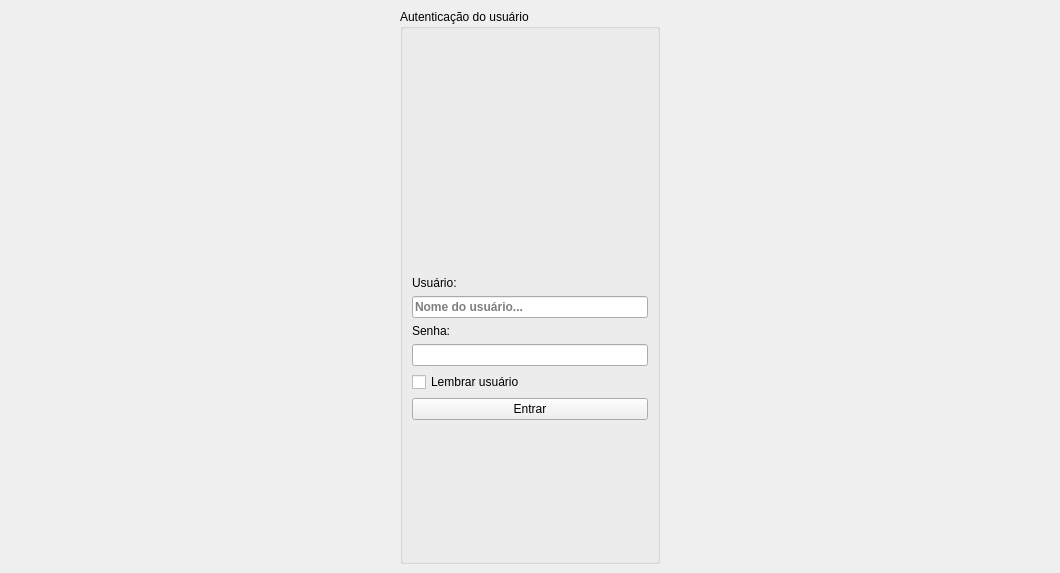
<?xml version="1.0" encoding="UTF-8"?>
<ui version="4.0">
 <class>Login</class>
 <widget class="QWidget" name="Login">
  <property name="geometry">
   <rect>
    <x>0</x>
    <y>0</y>
    <width>1060</width>
    <height>573</height>
   </rect>
  </property>
  <property name="windowTitle">
   <string>Severino ToolKit</string>
  </property>
  <property name="windowIcon">
   <iconset resource="thema.qrc">
    <normaloff>:/images/iconeSeverino.png</normaloff>:/images/iconeSeverino.png</iconset>
  </property>
  <property name="styleSheet">
   <string notr="true"/>
  </property>
  <layout class="QVBoxLayout" name="verticalLayout_3">
   <property name="spacing">
    <number>0</number>
   </property>
   <property name="leftMargin">
    <number>0</number>
   </property>
   <property name="topMargin">
    <number>0</number>
   </property>
   <property name="rightMargin">
    <number>0</number>
   </property>
   <property name="bottomMargin">
    <number>0</number>
   </property>
   <item>
    <widget class="QWidget" name="widgetPrincipal" native="true">
     <layout class="QHBoxLayout" name="horizontalLayout">
      <item>
       <widget class="QGroupBox" name="groupBox_Login">
        <property name="maximumSize">
         <size>
          <width>260</width>
          <height>16777215</height>
         </size>
        </property>
        <property name="title">
         <string>Autenticação do usuário</string>
        </property>
        <layout class="QVBoxLayout" name="verticalLayout_2">
         <item>
          <spacer name="verticalSpacer_Topo">
           <property name="orientation">
            <enum>Qt::Vertical</enum>
           </property>
           <property name="sizeHint" stdset="0">
            <size>
             <width>20</width>
             <height>40</height>
            </size>
           </property>
          </spacer>
         </item>
         <item>
          <widget class="QLabel" name="campoAvatar">
           <property name="minimumSize">
            <size>
             <width>0</width>
             <height>100</height>
            </size>
           </property>
           <property name="font">
            <font>
             <pointsize>20</pointsize>
             <weight>75</weight>
             <bold>true</bold>
            </font>
           </property>
           <property name="text">
            <string/>
           </property>
           <property name="pixmap">
            <pixmap resource="thema.qrc">:/images/userlogin.png</pixmap>
           </property>
           <property name="alignment">
            <set>Qt::AlignCenter</set>
           </property>
          </widget>
         </item>
         <item>
          <widget class="QLabel" name="label_Usuario">
           <property name="text">
            <string>Usuário:</string>
           </property>
          </widget>
         </item>
         <item>
          <layout class="QVBoxLayout" name="verticalLayout">
           <item>
            <widget class="QLineEdit" name="campoUsuario">
             <property name="font">
              <font>
               <weight>75</weight>
               <bold>true</bold>
              </font>
             </property>
             <property name="placeholderText">
              <string>Nome do usuário...</string>
             </property>
             <property name="clearButtonEnabled">
              <bool>true</bool>
             </property>
            </widget>
           </item>
           <item>
            <widget class="QLabel" name="label_Senha">
             <property name="text">
              <string>Senha:</string>
             </property>
            </widget>
           </item>
           <item>
            <widget class="QLineEdit" name="campoSenha">
             <property name="font">
              <font>
               <weight>75</weight>
               <bold>true</bold>
              </font>
             </property>
             <property name="echoMode">
              <enum>QLineEdit::Password</enum>
             </property>
            </widget>
           </item>
           <item>
            <widget class="QCheckBox" name="checkBox">
             <property name="text">
              <string>Lembrar usuário</string>
             </property>
            </widget>
           </item>
           <item>
            <widget class="QPushButton" name="botaoEntrar">
             <property name="text">
              <string>Entrar</string>
             </property>
            </widget>
           </item>
          </layout>
         </item>
         <item>
          <spacer name="verticalSpacer_Base">
           <property name="orientation">
            <enum>Qt::Vertical</enum>
           </property>
           <property name="sizeHint" stdset="0">
            <size>
             <width>20</width>
             <height>40</height>
            </size>
           </property>
          </spacer>
         </item>
        </layout>
       </widget>
      </item>
     </layout>
    </widget>
   </item>
  </layout>
 </widget>
 <tabstops>
  <tabstop>campoUsuario</tabstop>
  <tabstop>campoSenha</tabstop>
  <tabstop>checkBox</tabstop>
  <tabstop>botaoEntrar</tabstop>
 </tabstops>
 <resources>
  <include location="thema.qrc"/>
 </resources>
 <connections/>
</ui>
